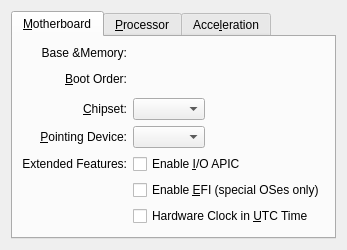
<ui version="4.0">
 <comment>
 VBox frontends: Qt GUI (&quot;VirtualBox&quot;):

 Copyright (C) 2008-2016 Oracle Corporation

 This file is part of VirtualBox Open Source Edition (OSE), as
 available from http://www.virtualbox.org. This file is free software;
 you can redistribute it and/or modify it under the terms of the GNU
 General Public License (GPL) as published by the Free Software
 Foundation, in version 2 as it comes in the "COPYING" file of the
 VirtualBox OSE distribution. VirtualBox OSE is distributed in the
 hope that it will be useful, but WITHOUT ANY WARRANTY of any kind.
 </comment>
 <class>UIMachineSettingsSystem</class>
 <widget class="QWidget" name="UIMachineSettingsSystem">
  <layout class="QVBoxLayout">
   <item>
    <widget class="QITabWidget" name="m_pTabWidgetSystem">
     <widget class="QWidget" name="m_pTabMotherboard">
      <attribute name="title">
       <string>&amp;Motherboard</string>
      </attribute>
      <layout class="QGridLayout">
       <item row="0" column="0">
        <widget class="QLabel" name="m_pBaseMemoryLabel">
         <property name="text">
          <string>Base &amp;Memory:</string>
         </property>
         <property name="alignment">
          <set>Qt::AlignRight|Qt::AlignTrailing|Qt::AlignVCenter</set>
         </property>
        </widget>
       </item>
       <item row="0" column="1" rowspan="2" colspan="3">
        <widget class="QWidget">
         <property name="sizePolicy">
          <sizepolicy hsizetype="Expanding" vsizetype="Fixed">
           <horstretch>1</horstretch>
           <verstretch>0</verstretch>
          </sizepolicy>
         </property>
         <layout class="QVBoxLayout">
          <property name="spacing">
           <number>0</number>
          </property>
          <item>
           <widget class="UIBaseMemoryEditor" name="m_pBaseMemoryEditor">
            <property name="whatsThis">
             <string>Controls the amount of memory provided to the virtual machine. If you assign too much, the machine might not start.</string>
            </property>
           </widget>
          </item>
         </layout>
        </widget>
       </item>
       <item row="2" column="0">
        <widget class="QLabel" name="m_pLabelBootOrder">
         <property name="text">
          <string>&amp;Boot Order:</string>
         </property>
         <property name="alignment">
          <set>Qt::AlignRight|Qt::AlignTrailing|Qt::AlignVCenter</set>
         </property>
         <property name="buddy">
          <cstring>m_pBootOrderEditor</cstring>
         </property>
        </widget>
       </item>
       <item row="2" column="1" rowspan="2" colspan="2">
        <layout class="QHBoxLayout" name="m_pLayoutBootOrder">
         <property name="spacing">
          <number>1</number>
         </property>
         <item>
          <widget class="UIBootOrderEditor" name="m_pBootOrderEditor">
           <property name="sizePolicy">
            <sizepolicy hsizetype="Fixed" vsizetype="Fixed">
             <horstretch>0</horstretch>
             <verstretch>0</verstretch>
            </sizepolicy>
           </property>
           <property name="whatsThis">
            <string>Defines the boot device order. Use the checkboxes on the left to enable or disable individual boot devices. Move items up and down to change the device order.</string>
           </property>
          </widget>
         </item>
         <item>
          <spacer name="m_pSpacerHorizontal2">
           <property name="orientation">
            <enum>Qt::Horizontal</enum>
           </property>
           <property name="sizeHint" stdset="0">
            <size>
             <width>0</width>
             <height>0</height>
            </size>
           </property>
          </spacer>
         </item>
        </layout>
       </item>
       <item row="4" column="0">
        <widget class="QLabel" name="m_pLabelChipsetType">
         <property name="text">
          <string>&amp;Chipset:</string>
         </property>
         <property name="alignment">
          <set>Qt::AlignRight|Qt::AlignTrailing|Qt::AlignVCenter</set>
         </property>
         <property name="buddy">
          <cstring>m_pComboChipsetType</cstring>
         </property>
        </widget>
       </item>
       <item row="4" column="1" colspan="3">
        <layout class="QHBoxLayout">
         <item>
          <widget class="QComboBox" name="m_pComboChipsetType">
           <property name="sizePolicy">
            <sizepolicy hsizetype="Minimum" vsizetype="Fixed">
             <horstretch>0</horstretch>
             <verstretch>0</verstretch>
            </sizepolicy>
           </property>
           <property name="whatsThis">
            <string>Selects the chipset to be emulated in this virtual machine. Note that the ICH9 chipset emulation is experimental and not recommended except for guest systems (such as Mac OS X) which require it.</string>
           </property>
          </widget>
         </item>
         <item>
          <spacer name="m_pSpacerHorizontal3">
           <property name="orientation">
            <enum>Qt::Horizontal</enum>
           </property>
           <property name="sizeHint" stdset="0">
            <size>
             <width>0</width>
             <height>0</height>
            </size>
           </property>
          </spacer>
         </item>
        </layout>
       </item>
       <item row="5" column="0">
        <widget class="QLabel" name="m_pLabelPointingHIDType">
         <property name="text">
          <string>&amp;Pointing Device:</string>
         </property>
         <property name="alignment">
          <set>Qt::AlignRight|Qt::AlignTrailing|Qt::AlignVCenter</set>
         </property>
         <property name="buddy">
          <cstring>m_pComboPointingHIDType</cstring>
         </property>
        </widget>
       </item>
       <item row="5" column="1" colspan="3">
        <layout class="QHBoxLayout">
         <item>
          <widget class="QComboBox" name="m_pComboPointingHIDType" >
           <property name="sizePolicy" >
            <sizepolicy vsizetype="Fixed" hsizetype="Minimum" >
             <horstretch>0</horstretch>
             <verstretch>0</verstretch>
             </sizepolicy>
           </property>
           <property name="whatsThis" >
            <string>Determines whether the emulated pointing device is a standard PS/2 mouse, a USB tablet or a USB multi-touch tablet.</string>
           </property>
          </widget>
         </item>
         <item>
          <spacer name="m_pSpacerHorizontal4">
           <property name="orientation">
            <enum>Qt::Horizontal</enum>
           </property>
           <property name="sizeHint" stdset="0">
            <size>
             <width>0</width>
             <height>0</height>
            </size>
           </property>
          </spacer>
         </item>
        </layout>
       </item>
       <item row="6" column="0">
        <widget class="QLabel" name="m_pLabelMotherboardExtended">
         <property name="text">
          <string>Extended Features:</string>
         </property>
         <property name="alignment">
          <set>Qt::AlignRight|Qt::AlignTrailing|Qt::AlignVCenter</set>
         </property>
        </widget>
       </item>
       <item row="6" column="1" colspan="3">
        <widget class="QCheckBox" name="m_pCheckBoxApic">
         <property name="whatsThis">
          <string>When checked, the virtual machine will support the Input Output APIC (I/O APIC), which may slightly decrease performance. &lt;b&gt;Note:&lt;/b&gt; don't disable this feature after having installed a Windows guest operating system!</string>
         </property>
         <property name="text">
          <string>Enable &amp;I/O APIC</string>
         </property>
        </widget>
       </item>
       <item row="7" column="1" colspan="3">
        <widget class="QCheckBox" name="m_pCheckBoxEFI">
         <property name="whatsThis">
          <string>When checked, the guest will support the Extended Firmware Interface (EFI), which is required to boot certain guest OSes. Non-EFI aware OSes will not be able to boot if this option is activated.</string>
         </property>
         <property name="text">
          <string>Enable &amp;EFI (special OSes only)</string>
         </property>
        </widget>
       </item>
       <item row="8" column="1" colspan="3">
        <widget class="QCheckBox" name="m_pCheckBoxUseUTC" >
         <property name="whatsThis" >
          <string>When checked, the RTC device will report the time in UTC, otherwise in local (host) time. Unix usually expects the hardware clock to be set to UTC.</string>
         </property>
         <property name="text" >
          <string>Hardware Clock in &amp;UTC Time</string>
         </property>
        </widget>
       </item>
       <item row="9" column="0" colspan="4">
        <spacer name="m_pSpacerVertical2">
         <property name="orientation">
          <enum>Qt::Vertical</enum>
         </property>
         <property name="sizeHint" stdset="0">
          <size>
           <width>0</width>
           <height>0</height>
          </size>
         </property>
        </spacer>
       </item>
      </layout>
     </widget>
     <widget class="QWidget" name="m_pTabCPU">
      <attribute name="title">
       <string>&amp;Processor</string>
      </attribute>
      <layout class="QGridLayout">
       <item row="0" column="0">
        <widget class="QLabel" name="m_pLabelCPUCount">
         <property name="text">
          <string>&amp;Processor(s):</string>
         </property>
         <property name="alignment">
          <set>Qt::AlignRight|Qt::AlignTrailing|Qt::AlignVCenter</set>
         </property>
         <property name="buddy">
          <cstring>m_pEditorCPUCount</cstring>
         </property>
        </widget>
       </item>
       <item row="0" column="1" rowspan="2">
        <widget class="QWidget">
         <property name="sizePolicy">
          <sizepolicy hsizetype="Expanding" vsizetype="Fixed">
           <horstretch>1</horstretch>
           <verstretch>0</verstretch>
          </sizepolicy>
         </property>
         <layout class="QVBoxLayout">
          <property name="spacing">
           <number>0</number>
          </property>
          <item>
           <widget class="QIAdvancedSlider" name="m_pSliderCPUCount">
            <property name="whatsThis">
             <string>Controls the number of virtual CPUs in the virtual machine. You need hardware virtualization support on your host system to use more than one virtual CPU.</string>
            </property>
            <property name="orientation">
             <enum>Qt::Horizontal</enum>
            </property>
           </widget>
          </item>
          <item>
           <layout class="QHBoxLayout">
            <property name="spacing">
             <number>0</number>
            </property>
            <item>
             <widget class="QLabel" name="m_pLabelCPUMin"/>
            </item>
            <item>
             <spacer name="m_pSpacerHorizontal5">
              <property name="orientation">
               <enum>Qt::Horizontal</enum>
              </property>
              <property name="sizeHint" stdset="0">
               <size>
                <width>0</width>
                <height>0</height>
               </size>
              </property>
             </spacer>
            </item>
            <item>
             <widget class="QLabel" name="m_pLabelCPUMax"/>
            </item>
           </layout>
          </item>
         </layout>
        </widget>
       </item>
       <item row="0" column="2">
        <widget class="QSpinBox" name="m_pEditorCPUCount">
         <property name="whatsThis">
          <string>Controls the number of virtual CPUs in the virtual machine. You need hardware virtualization support on your host system to use more than one virtual CPU.</string>
         </property>
        </widget>
       </item>
       <item row="2" column="0">
        <widget class="QLabel" name="m_pLabelCPUExecCap">
         <property name="text">
          <string>&amp;Execution Cap:</string>
         </property>
         <property name="alignment">
          <set>Qt::AlignRight|Qt::AlignTrailing|Qt::AlignVCenter</set>
         </property>
         <property name="buddy">
          <cstring>m_pEditorCPUExecCap</cstring>
         </property>
        </widget>
       </item>
       <item row="2" column="1" rowspan="2">
        <layout class="QVBoxLayout">
         <property name="spacing">
          <number>0</number>
         </property>
         <item>
          <widget class="QIAdvancedSlider" name="m_pSliderCPUExecCap">
           <property name="whatsThis">
            <string>Limits the amount of time that each virtual CPU is allowed to run for. Each virtual CPU will be allowed to use up to this percentage of the processing time available on one physical CPU. The execution cap can be disabled by setting it to 100%. Setting the cap too low can make the machine feel slow to respond.</string>
           </property>
           <property name="orientation">
            <enum>Qt::Horizontal</enum>
           </property>
          </widget>
         </item>
         <item>
          <layout class="QHBoxLayout">
           <property name="spacing">
            <number>0</number>
           </property>
           <item>
            <widget class="QLabel" name="m_pLabelCPUExecCapMin"/>
           </item>
           <item>
            <spacer name="m_pSpacerHorizontal6">
             <property name="orientation">
              <enum>Qt::Horizontal</enum>
             </property>
             <property name="sizeHint" stdset="0">
              <size>
               <width>0</width>
               <height>0</height>
              </size>
             </property>
            </spacer>
           </item>
           <item>
            <widget class="QLabel" name="m_pLabelCPUExecCapMax"/>
           </item>
          </layout>
         </item>
        </layout>
       </item>
       <item row="2" column="2">
        <widget class="QSpinBox" name="m_pEditorCPUExecCap">
         <property name="whatsThis">
          <string>Limits the amount of time that each virtual CPU is allowed to run for. Each virtual CPU will be allowed to use up to this percentage of the processing time available on one physical CPU. The execution cap can be disabled by setting it to 100%. Setting the cap too low can make the machine feel slow to respond.</string>
         </property>
         <property name="suffix">
          <string>%</string>
         </property>
        </widget>
       </item>
       <item row="4" column="0">
        <widget class="QLabel" name="m_pLabelCPUExtended">
         <property name="text">
          <string>Extended Features:</string>
         </property>
         <property name="alignment">
          <set>Qt::AlignRight|Qt::AlignTrailing|Qt::AlignVCenter</set>
         </property>
        </widget>
       </item>
       <item row="4" column="1" colspan="2">
        <widget class="QCheckBox" name="m_pCheckBoxPAE">
         <property name="whatsThis">
          <string>When checked, the Physical Address Extension (PAE) feature of the host CPU will be exposed to the virtual machine.</string>
         </property>
         <property name="text">
          <string>Enable PA&amp;E/NX</string>
         </property>
        </widget>
       </item>
       <item row="5" column="1" colspan="2">
        <widget class="QCheckBox" name="m_pCheckBoxNestedVirtualization">
         <property name="whatsThis">
          <string>When checked, the nested hardware virtualization CPU feature will be exposed to the virtual machine.</string>
         </property>
         <property name="text">
          <string>Enable Nested &amp;VT-x/AMD-V</string>
         </property>
        </widget>
       </item>
       <item row="6" column="0" colspan="3">
        <spacer name="m_pSpacerVertical3">
         <property name="orientation">
          <enum>Qt::Vertical</enum>
         </property>
         <property name="sizeHint" stdset="0">
          <size>
           <width>0</width>
           <height>0</height>
          </size>
         </property>
        </spacer>
       </item>
      </layout>
     </widget>
     <widget class="QWidget" name="m_pTabAcceleration">
      <attribute name="title">
       <string>Acce&amp;leration</string>
      </attribute>
      <layout class="QGridLayout">
       <item row="0" column="0">
        <widget class="QLabel" name="m_pLabelParavirtProvider">
         <property name="text">
          <string>&amp;Paravirtualization Interface:</string>
         </property>
         <property name="alignment">
          <set>Qt::AlignRight|Qt::AlignTrailing|Qt::AlignVCenter</set>
         </property>
         <property name="buddy">
          <cstring>m_pComboParavirtProvider</cstring>
         </property>
        </widget>
       </item>
       <item row="0" column="1">
        <layout class="QHBoxLayout">
         <item>
          <widget class="QComboBox" name="m_pComboParavirtProvider">
           <property name="sizePolicy">
            <sizepolicy hsizetype="Minimum" vsizetype="Fixed">
             <horstretch>0</horstretch>
             <verstretch>0</verstretch>
            </sizepolicy>
           </property>
           <property name="whatsThis">
            <string>Selects the paravirtualization guest interface provider to be used by this virtual machine.</string>
           </property>
          </widget>
         </item>
         <item>
          <spacer name="m_pSpacerHorizontal7">
           <property name="orientation">
            <enum>Qt::Horizontal</enum>
           </property>
           <property name="sizeHint" stdset="0">
            <size>
             <width>0</width>
             <height>0</height>
            </size>
           </property>
          </spacer>
         </item>
        </layout>
       </item>
       <item row="1" column="0">
        <layout class="QVBoxLayout" name="m_pVerticalLayout1">
         <item>
          <widget class="QLabel" name="m_pLabelVirtualization">
           <property name="text">
            <string>Hardware Virtualization:</string>
           </property>
           <property name="alignment">
            <set>Qt::AlignRight|Qt::AlignTrailing|Qt::AlignVCenter</set>
           </property>
          </widget>
         </item>
         <item>
          <widget class="QWidget" name="m_pWidgetPlaceholder"/>
         </item>
        </layout>
       </item>
       <item row="1" column="1">
        <layout class="QVBoxLayout" name="m_pVerticalLayout2">
         <item>
          <widget class="QCheckBox" name="m_pCheckBoxVirtualization">
           <property name="sizePolicy">
            <sizepolicy hsizetype="MinimumExpanding" vsizetype="Fixed">
             <horstretch>1</horstretch>
             <verstretch>0</verstretch>
            </sizepolicy>
           </property>
           <property name="whatsThis">
            <string>When checked, the virtual machine will try to make use of the host CPU's hardware virtualization extensions such as Intel VT-x and AMD-V.</string>
           </property>
           <property name="text">
            <string>Enable &amp;VT-x/AMD-V</string>
           </property>
          </widget>
         </item>
         <item>
          <widget class="QCheckBox" name="m_pCheckBoxNestedPaging">
           <property name="sizePolicy">
            <sizepolicy hsizetype="MinimumExpanding" vsizetype="Fixed">
             <horstretch>0</horstretch>
             <verstretch>0</verstretch>
            </sizepolicy>
           </property>
           <property name="whatsThis">
            <string>When checked, the virtual machine will try to make use of the nested paging extension of Intel VT-x and AMD-V.</string>
           </property>
           <property name="text">
            <string>Enable Nested Pa&amp;ging</string>
           </property>
          </widget>
         </item>
        </layout>
       </item>
       <item row="2" column="0" colspan="2">
        <spacer name="m_pSpacerVertical4">
         <property name="orientation">
          <enum>Qt::Vertical</enum>
         </property>
         <property name="sizeHint" stdset="0">
          <size>
           <width>0</width>
           <height>0</height>
          </size>
         </property>
        </spacer>
       </item>
      </layout>
     </widget>
    </widget>
   </item>
  </layout>
 </widget>
 <customwidgets>
  <customwidget>
   <class>UIBootOrderEditor</class>
   <extends>QWidget</extends>
   <header>UIBootOrderEditor.h</header>
  </customwidget>
  <customwidget>
   <class>QIAdvancedSlider</class>
   <extends>QSlider</extends>
   <header>QIAdvancedSlider.h</header>
  </customwidget>
  <customwidget>
   <class>UIBaseMemoryEditor</class>
   <extends>QWidget</extends>
   <header>UIBaseMemoryEditor.h</header>
  </customwidget>
  <customwidget>
   <class>QIToolButton</class>
   <extends>QToolButton</extends>
   <header>QIToolButton.h</header>
  </customwidget>
  <customwidget>
   <class>QITabWidget</class>
   <extends>QTabWidget</extends>
   <header>QITabWidget.h</header>
  </customwidget>
 </customwidgets>
 <resources/>
 <connections/>
</ui>
